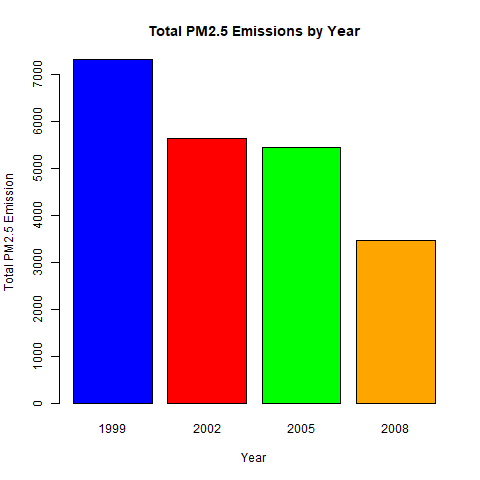

This figure's R source:
png("plot1.png")

yearly_emmissions <- aggregate(Emissions ~ year, NEI, sum)
barplot(height=yearly_emmissions$Emissions/1000, names.arg=yearly_emmissions$year, main='Total PM2.5 Emissions by Year',
        xlab="Year", ylab='Total PM2.5 Emission', col = c("blue", "red", "green", "orange"))

dev.off()